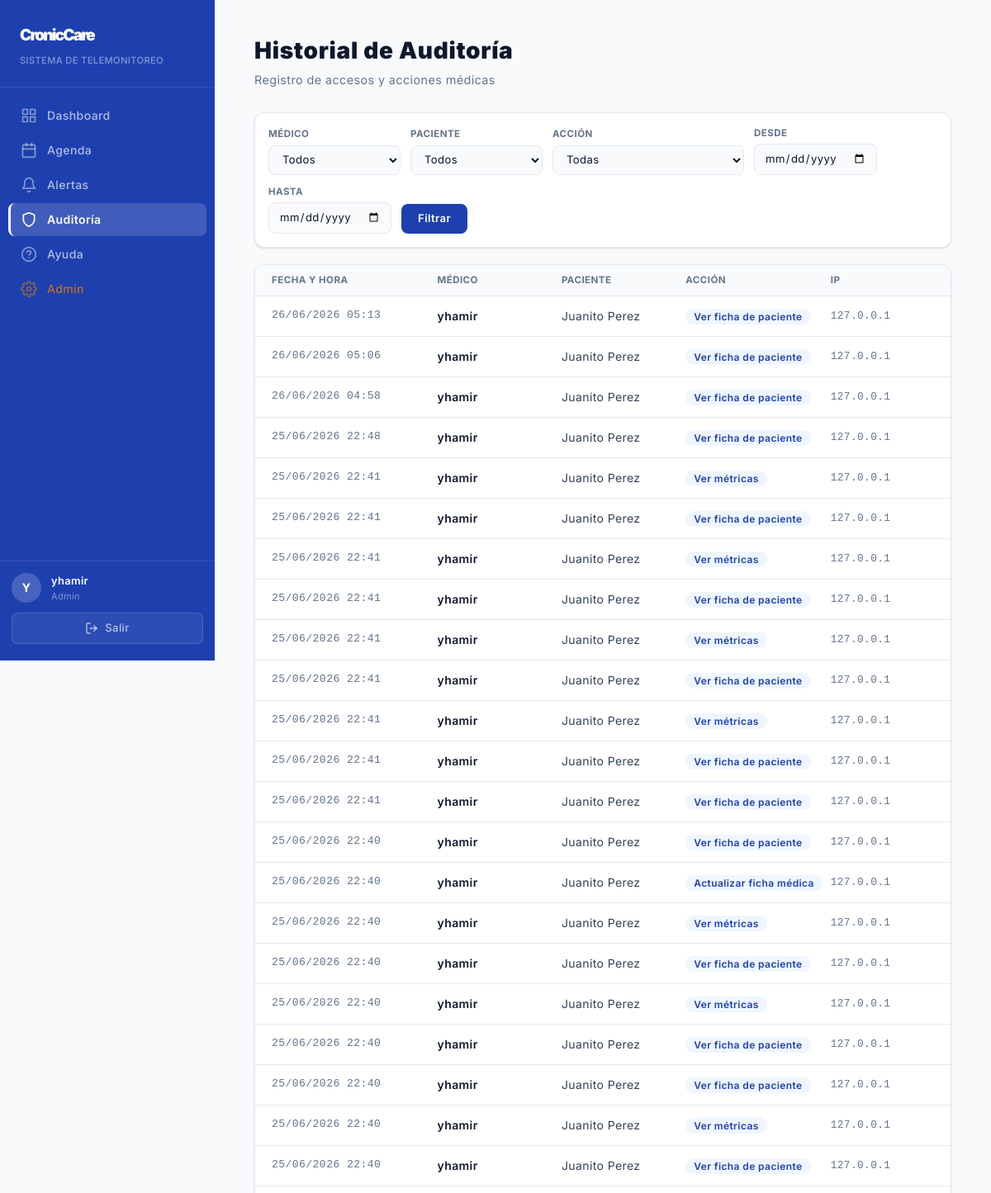
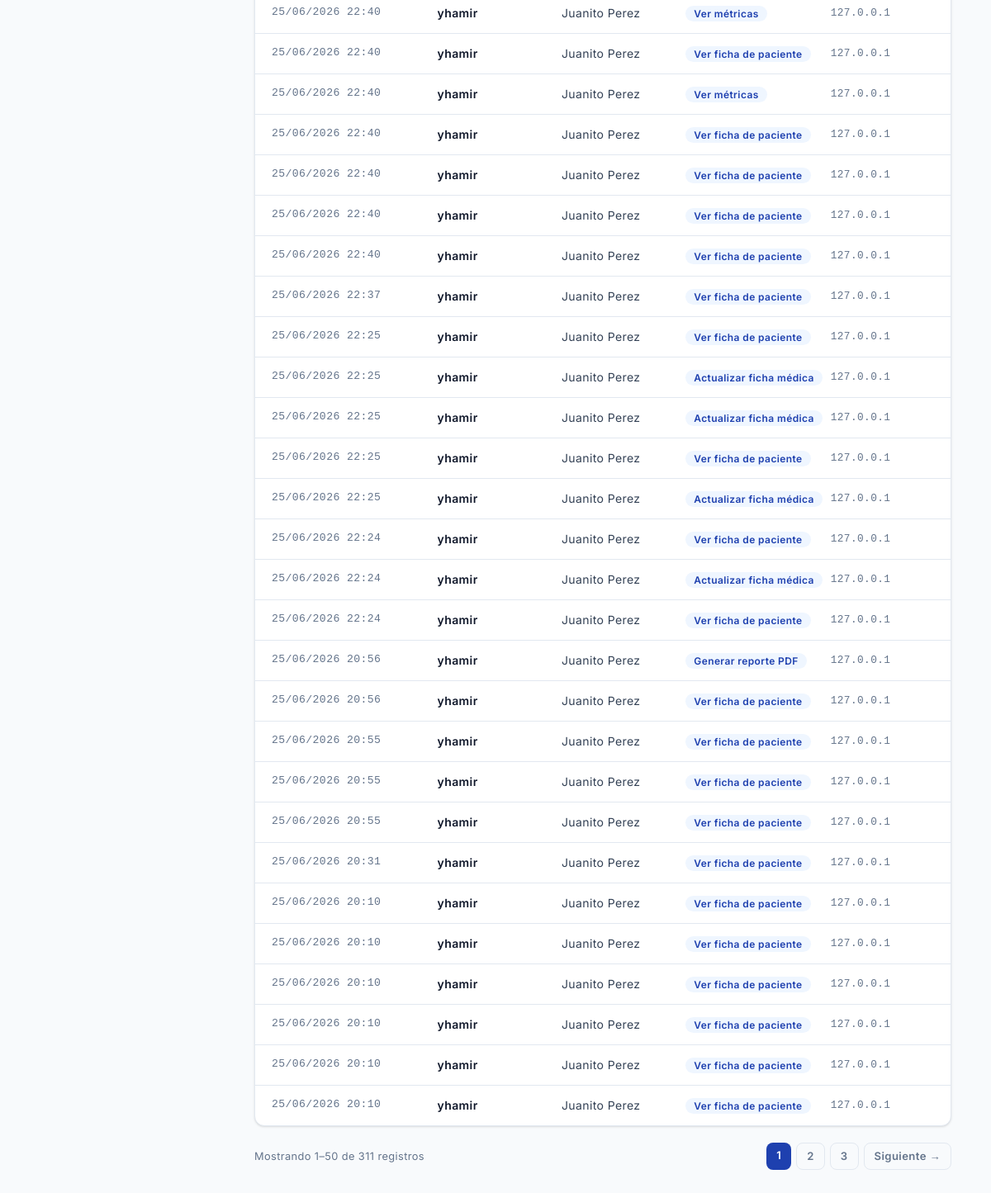
The page /auditoria/ (signed in) on the database as committed earlier (2 pictures, top to bottom).
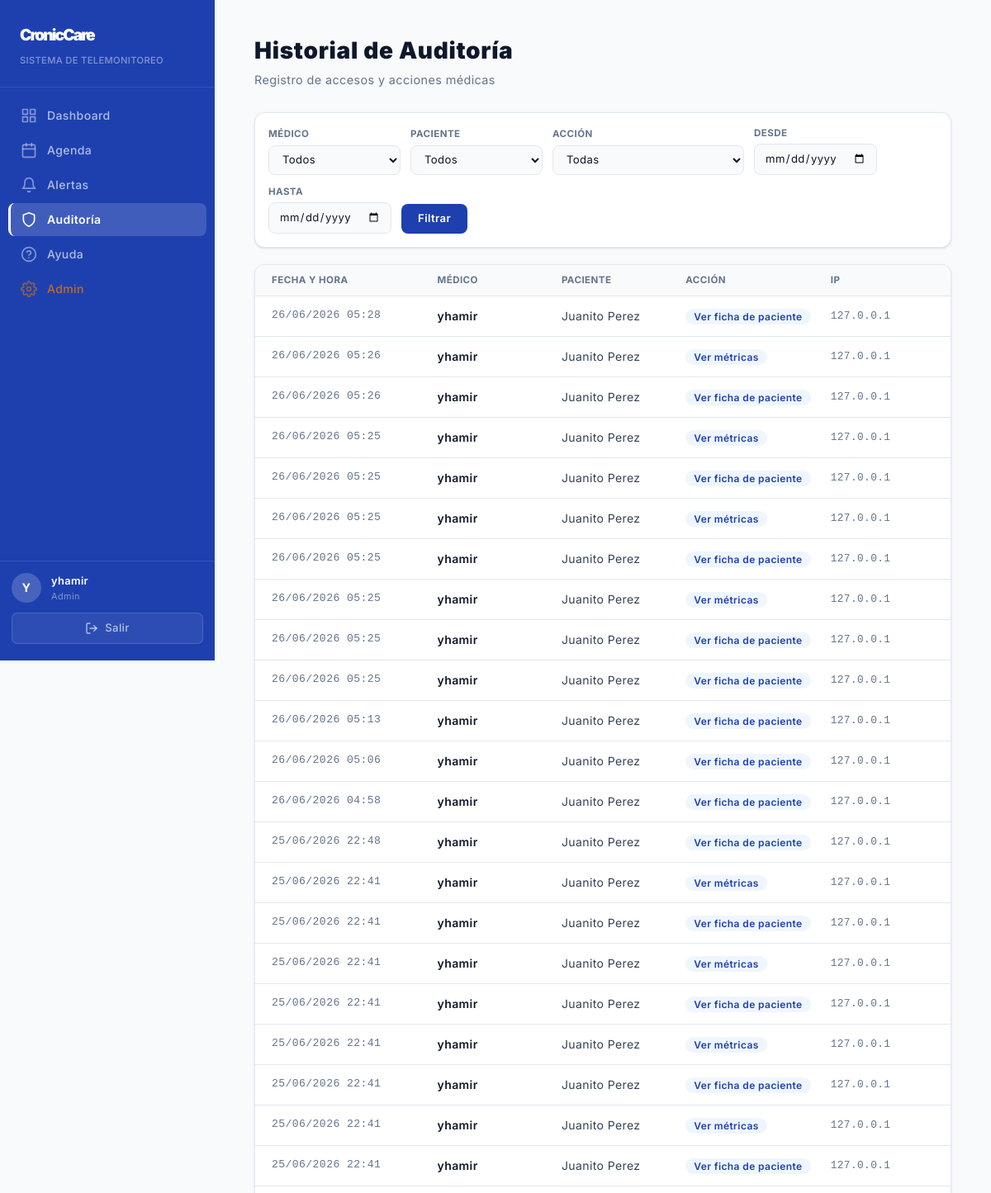
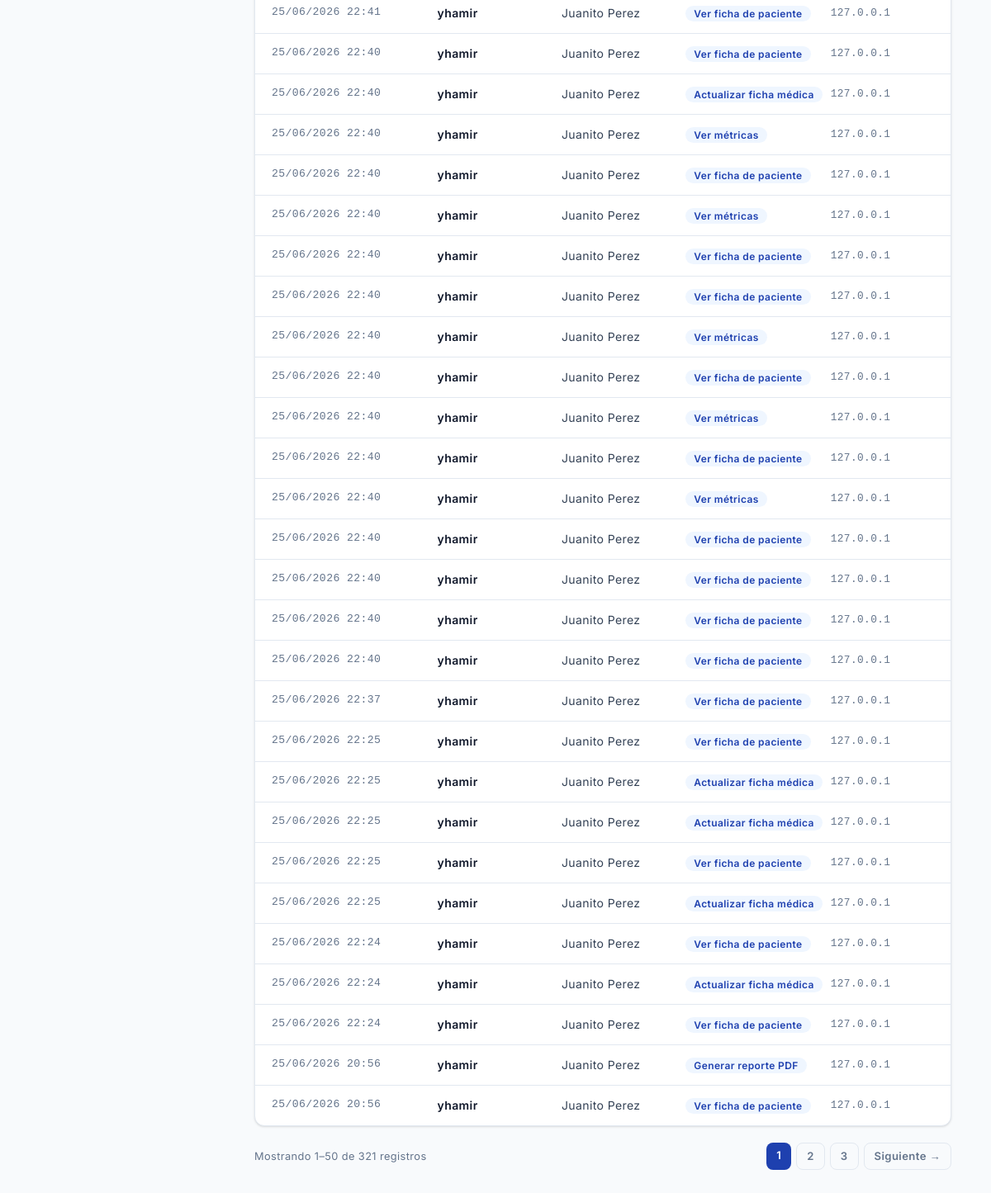
The same page on the database as committed later (2 pictures, top to bottom).
### core/models.py (models this page shows, shortened)
class LogAcceso(models.Model):
    ACCIONES = [
        ('ver_paciente', 'Ver ficha de paciente'),
        ('ver_metricas', 'Ver métricas'),
        ('agregar_nota', 'Agregar nota clínica'),
        ('agregar_plan', 'Agregar plan de cuidados'),
        ('eliminar_plan', 'Eliminar plan de cuidados'),
        ('marcar_alerta', 'Marcar alerta como resuelta'),
        ('generar_pdf', 'Generar reporte PDF'),
        ('exportar_csv', 'Exportar métricas CSV'),
        ('registrar_paciente', 'Registrar paciente'),
        ('completar_consulta', 'Completar consulta'),
        ('actualizar_ficha', 'Actualizar ficha médica'),
        ('actualizar_perfil', 'Actualizar perfil médico'),
    ]
    medico = models.ForeignKey(User, on_delete = models.SET_NULL, null = True, related_name = 'logs')
    paciente = models.ForeignKey(Paciente, on_delete = models.SET_NULL, null = True, blank = True, related_name = 'logs')
    accion = models.CharField(max_length = 30, choices = ACCIONES)
    descripcion = models.TextField(blank = True)
    ip = models.GenericIPAddressField(null = True, blank = True)
    fecha = models.DateTimeField(auto_now_add = True)
    class Meta:
        ordering = ['-fecha']

class Paciente(models.Model):
    ENFERMEDADES = [
        ('diabetes_t2', 'Diabetes Tipo 2'),
        ('diabetes_t1', 'Diabetes Tipo 1'),
        ('hipertension', 'Hipertensión Arterial'),
        ('asma', 'Asma'),
        ('epoc', 'EPOC'),
        ('irc', 'Insuficiencia Renal Crónica'),
        ('icc', 'Insuficiencia Cardíaca Crónica'),
        ('artritis', 'Artritis Reumatoide'),
        ('otra', 'Otra'),
    ]
    user = models.OneToOneField(User, on_delete = models.SET_NULL, null = True, blank = True, related_name = 'paciente')
    nombre = models.CharField(max_length = 100)
    dni = models.CharField(max_length = 8, unique = True)
    enfermedad = models.CharField(max_length = 100, choices = ENFERMEDADES)
    fecha_nacimiento = models.DateField(null = True, blank = True)
    telefono = models.CharField(max_length = 15, blank = True)
    fecha_registro = models.DateTimeField(auto_now_add = True)

### core/views/misc.py (the view)
# urls.py: path('auditoria/', views.auditoria, name='auditoria'),
@login_required
@medico_required
def auditoria(request):
    qs = LogAcceso.objects.select_related("medico", "paciente").all()
    medico_id = request.GET.get("medico", "")
    paciente_id = request.GET.get("paciente", "")
    accion = request.GET.get("accion", "")
    desde = request.GET.get("desde", "")
    hasta = request.GET.get("hasta", "")
    if medico_id:
        qs = qs.filter(medico_id=medico_id)
    if paciente_id:
        qs = qs.filter(paciente_id=paciente_id)
    if accion:
        qs = qs.filter(accion=accion)
    if desde:
        qs = qs.filter(fecha__date__gte=desde)
    if hasta:
        qs = qs.filter(fecha__date__lte=hasta)
    paginator = Paginator(qs, 50)
    logs = paginator.get_page(request.GET.get("page", 1))
    medicos = User.objects.filter(logs__isnull=False).distinct().order_by("first_name")
    pacientes = Paciente.objects.filter(logs__isnull=False).distinct().order_by("nombre")
    return render(request, "core/auditoria.html", {
        "logs": logs,
        "medicos": medicos,
        "pacientes": pacientes,
        "acciones": LogAcceso.ACCIONES,
        "filtros": {
            "medico": medico_id,
            "paciente": paciente_id,
            "accion": accion,
            "desde": desde,
            "hasta": hasta,
        },
    })

### core/context_processors.py (called while the page is built)
def alertas_pendientes(request):
    if not request.user.is_authenticated:
        return {'total_alertas_pendientes': 0}
    total = cache.get(_CACHE_KEY)
    if total is None:
        total = Alerta.objects.filter(resuelta=False, criticidad='critica').count()
        cache.set(_CACHE_KEY, total, _CACHE_SECS)
    return {'total_alertas_pendientes': total}

### core/permissions.py (called while the page is built)
def es_medico(user):
    return user.groups.filter(name="Medico").exists() or user.is_superuser

### core/templates/core/auditoria.html (shortened to what the changed rows need)
{% extends 'core/base.html' %}
{% block content %}
<div class="p-10 px-12 max-w-350 mx-auto">
  <div class="mb-7">
    <h1 class="font-black text-[1.75rem] tracking-wide text-text">Historial de Auditoría</h1>
  </div>
  <div class="bg-surface rounded-xl border border-border shadow-sm p-0 overflow-hidden">
    {% for log in logs %}
    <div class="grid px-5 py-3.5 items-center border-b border-border transition-colors duration-150 text-sm hover:bg-primary-light last:border-b-0" style="grid-template-columns: 1.6fr 1.2fr 1.2fr 1.4fr 1fr">
      <div class="text-muted font-mono text-[0.82rem]">{{ log.fecha|date:"d/m/Y H:i" }}</div>
      <div class="font-semibold text-[0.875rem]">{{ log.medico.get_full_name|default:log.medico.username }}</div>
      <div class="text-[0.875rem] text-text2">
        {% if log.paciente %}
          {{ log.paciente.nombre }}
        {% else %}
          <span class="text-muted">—</span>
        {% endif %}
      </div>
      <div>
        {% if log.accion == 'ver_paciente' %}
          <span class="bg-primary-light text-primary px-2.5 py-0.5 rounded-full text-[0.75rem] font-semibold">{{ log.get_accion_display }}</span>
        {% elif log.accion == 'agregar_nota' %}
          <span class="bg-ok-light text-ok px-2.5 py-0.5 rounded-full text-[0.75rem] font-semibold">{{ log.get_accion_display }}</span>
        {% elif log.accion == 'agregar_plan' %}
          <span class="bg-ok-light text-ok px-2.5 py-0.5 rounded-full text-[0.75rem] font-semibold">{{ log.get_accion_display }}</span>
        {% elif log.accion == 'eliminar_plan' %}
          <span class="bg-warning-light text-warning px-2.5 py-0.5 rounded-full text-[0.75rem] font-semibold">{{ log.get_accion_display }}</span>
        {% elif log.accion == 'marcar_alerta' %}
          <span class="bg-warning-light text-warning px-2.5 py-0.5 rounded-full text-[0.75rem] font-semibold">{{ log.get_accion_display }}</span>
        {% elif log.accion == 'generar_pdf' %}
          <span class="bg-primary-light text-primary px-2.5 py-0.5 rounded-full text-[0.75rem] font-semibold">{{ log.get_accion_display }}</span>
        {% elif log.accion == 'registrar_paciente' %}
          <span class="bg-ok-light text-ok px-2.5 py-0.5 rounded-full text-[0.75rem] font-semibold">{{ log.get_accion_display }}</span>
        {% else %}
          <span class="bg-primary-light text-primary px-2.5 py-0.5 rounded-full text-[0.75rem] font-semibold">{{ log.get_accion_display }}</span>
        {% endif %}
      </div>
      <div class="font-mono text-[0.8rem] text-muted">{{ log.ip|default:"—" }}</div>
    </div>
    {% empty %}
    <div class="py-16 px-6 text-center text-muted text-[0.85rem]">
      No hay registros de auditoría para los filtros seleccionados.
    </div>
    {% endfor %}
  </div>
  {% if logs.paginator.num_pages > 1 %}
  <div class="flex items-center justify-between mt-5">
    <p class="text-[0.8rem] text-muted">
      Mostrando {{ logs.start_index }}–{{ logs.end_index }} de {{ logs.paginator.count }} registros
    </p>
    <div class="flex gap-1.5">
      {% for num in logs.paginator.page_range %}
        {% if logs.number == num %}
        <span class="px-3 py-1.5 rounded-lg bg-primary text-white text-[0.82rem] font-semibold">{{ num }}</span>
        {% elif num >= logs.number|add:"-2" and num <= logs.number|add:"2" %}
        <a href="?page={{ num }}"
           class="px-3 py-1.5 rounded-lg border border-border text-[0.82rem] text-muted font-semibold hover:bg-surface transition-colors no-underline">
          {{ num }}
        </a>
        {% endif %}
      {% endfor %}
      {% if logs.has_next %}
      <a href="?page={{ logs.next_page_number }}"
         class="px-3 py-1.5 rounded-lg border border-border text-[0.82rem] text-muted font-semibold hover:bg-surface transition-colors no-underline">
        Siguiente →
      </a>
      {% endif %}
    </div>
  </div>
  {% endif %}
</div>
{% endblock %}

Rows that differ between the two databases and show on the page:
no longer on this page (row unchanged): LogAcceso: fecha "25/06/2026 20:55", medico.get_full_name "yhamir", paciente.nombre "Juanito Perez", accion "Ver ficha de paciente", ip "127.0.0.1"
no longer on this page (row unchanged): LogAcceso: fecha "25/06/2026 20:55", medico.get_full_name "yhamir", paciente.nombre "Juanito Perez", accion "Ver ficha de paciente", ip "127.0.0.1"
no longer on this page (row unchanged): LogAcceso: fecha "25/06/2026 20:55", medico.get_full_name "yhamir", paciente.nombre "Juanito Perez", accion "Ver ficha de paciente", ip "127.0.0.1"
no longer on this page (row unchanged): LogAcceso: fecha "25/06/2026 20:31", medico.get_full_name "yhamir", paciente.nombre "Juanito Perez", accion "Ver ficha de paciente", ip "127.0.0.1"
no longer on this page (row unchanged): LogAcceso: fecha "25/06/2026 20:10", medico.get_full_name "yhamir", paciente.nombre "Juanito Perez", accion "Ver ficha de paciente", ip "127.0.0.1"
no longer on this page (row unchanged): LogAcceso: fecha "25/06/2026 20:10", medico.get_full_name "yhamir", paciente.nombre "Juanito Perez", accion "Ver ficha de paciente", ip "127.0.0.1"
no longer on this page (row unchanged): LogAcceso: fecha "25/06/2026 20:10", medico.get_full_name "yhamir", paciente.nombre "Juanito Perez", accion "Ver ficha de paciente", ip "127.0.0.1"
no longer on this page (row unchanged): LogAcceso: fecha "25/06/2026 20:10", medico.get_full_name "yhamir", paciente.nombre "Juanito Perez", accion "Ver ficha de paciente", ip "127.0.0.1"
no longer on this page (row unchanged): LogAcceso: fecha "25/06/2026 20:10", medico.get_full_name "yhamir", paciente.nombre "Juanito Perez", accion "Ver ficha de paciente", ip "127.0.0.1"
no longer on this page (row unchanged): LogAcceso: fecha "25/06/2026 20:10", medico.get_full_name "yhamir", paciente.nombre "Juanito Perez", accion "Ver ficha de paciente", ip "127.0.0.1"
added LogAcceso: fecha "26/06/2026 05:28", medico.get_full_name "yhamir", paciente.nombre "Juanito Perez", accion "Ver ficha de paciente", ip "127.0.0.1"
added LogAcceso: fecha "26/06/2026 05:26", medico.get_full_name "yhamir", paciente.nombre "Juanito Perez", accion "Ver métricas", ip "127.0.0.1"
added LogAcceso: fecha "26/06/2026 05:26", medico.get_full_name "yhamir", paciente.nombre "Juanito Perez", accion "Ver ficha de paciente", ip "127.0.0.1"
added LogAcceso: fecha "26/06/2026 05:25", medico.get_full_name "yhamir", paciente.nombre "Juanito Perez", accion "Ver métricas", ip "127.0.0.1"
added LogAcceso: fecha "26/06/2026 05:25", medico.get_full_name "yhamir", paciente.nombre "Juanito Perez", accion "Ver ficha de paciente", ip "127.0.0.1"
added LogAcceso: fecha "26/06/2026 05:25", medico.get_full_name "yhamir", paciente.nombre "Juanito Perez", accion "Ver métricas", ip "127.0.0.1"
added LogAcceso: fecha "26/06/2026 05:25", medico.get_full_name "yhamir", paciente.nombre "Juanito Perez", accion "Ver ficha de paciente", ip "127.0.0.1"
added LogAcceso: fecha "26/06/2026 05:25", medico.get_full_name "yhamir", paciente.nombre "Juanito Perez", accion "Ver métricas", ip "127.0.0.1"
added LogAcceso: fecha "26/06/2026 05:25", medico.get_full_name "yhamir", paciente.nombre "Juanito Perez", accion "Ver ficha de paciente", ip "127.0.0.1"
added LogAcceso: fecha "26/06/2026 05:25", medico.get_full_name "yhamir", paciente.nombre "Juanito Perez", accion "Ver ficha de paciente", ip "127.0.0.1"
Other text that changed with them:
{{ logs.paginator.count }}: "311" → "321"
